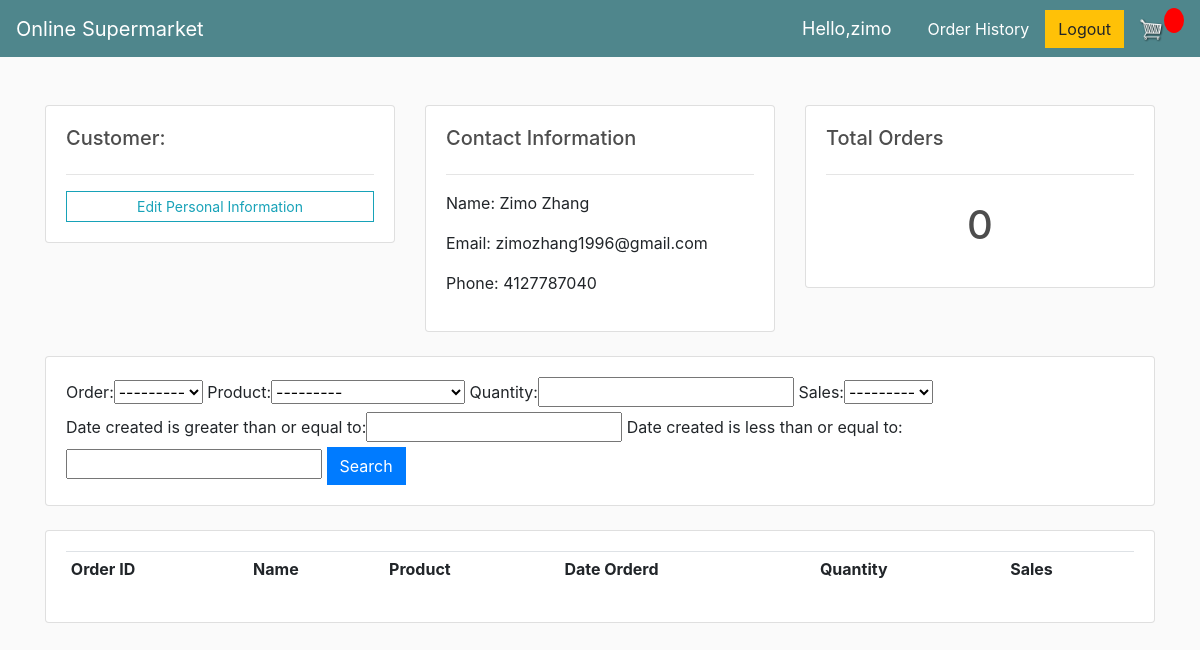
The app's page /order_history/1/ (signed in), older data.
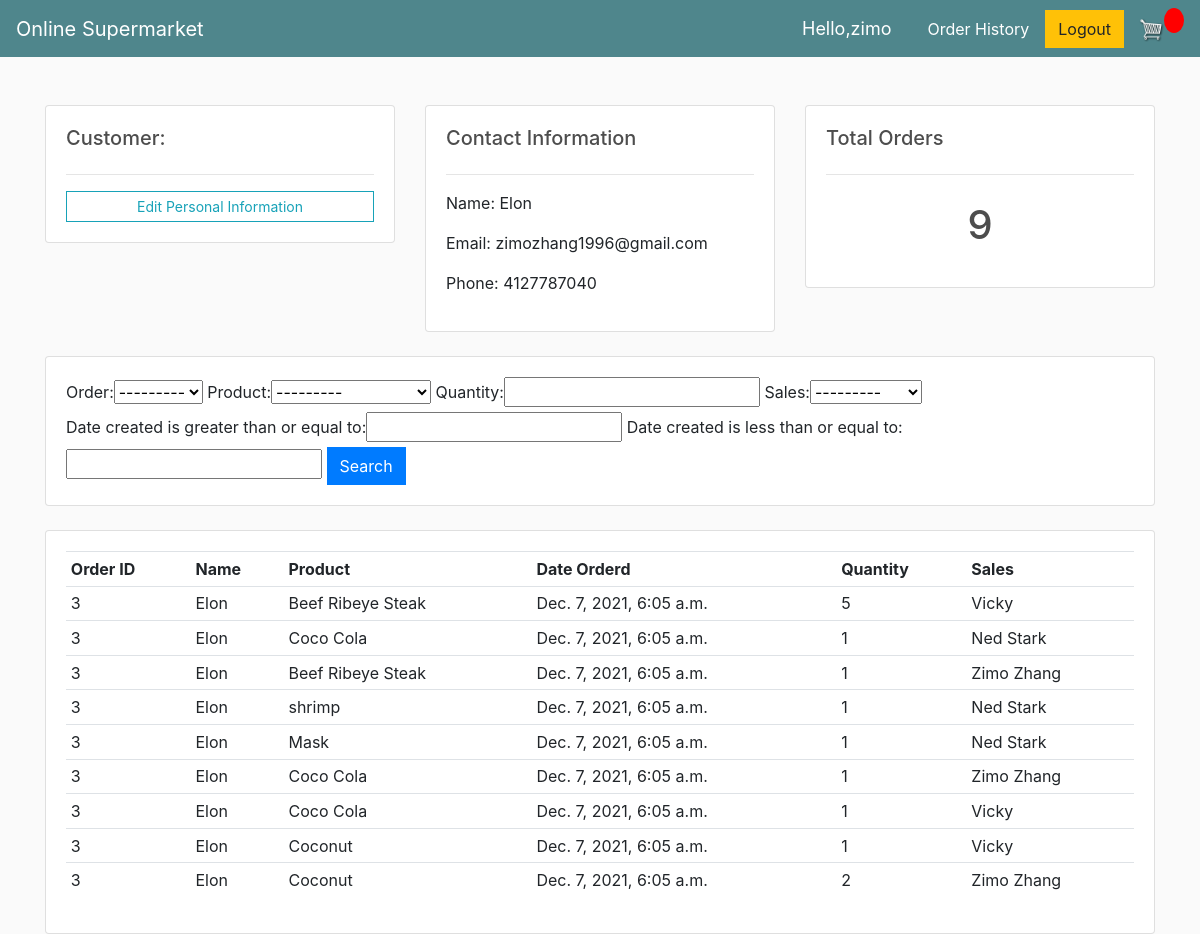
The same page, newer data.
### accounts/models.py (models this page shows, shortened)
class Customer(models.Model):
	CATEGORY = (
			('Home', 'Home'),
			('Business', 'Business'),
			)
	Gender = (
			('Male', 'Male'),
			('Female', 'Female'),
			)
	Marriage = (
			('Single', 'Single'),
			('Married', 'Married'),
			)
	user = models.OneToOneField(User, null=True, on_delete=models.CASCADE)
	name = models.CharField(max_length=200, null = True)
	email = models.EmailField(max_length=200, null = True)
	phone = models.CharField(max_length=10, null = True)
	address = models.CharField(max_length=200, null = True)
	city = models.CharField(max_length=200, null = True)
	zipcode = models.CharField(max_length=200, null = True)
	kind = models.CharField(max_length=200, choices = CATEGORY, null = True)
	age = models.IntegerField(default=0, null = True)
	income = models.IntegerField(default=0, null = True)
	gender = models.CharField(max_length=200, choices = Gender, null = True)
	marriage = models.CharField(max_length=200, choices = Marriage, null = True)
	business =  models.CharField(max_length=200, null = True)
	business_income = models.CharField(max_length=200, null = True)
	def __str__(self):
		return self.name

class OrderItem(models.Model):
	customer = models.ForeignKey(Customer, on_delete=models.PROTECT)
	order = models.ForeignKey(Order, on_delete=models.SET_NULL, null=True)
	product = models.ForeignKey(Product, on_delete= models.PROTECT)
	quantity = models.IntegerField(default=0)
	date_created = models.DateTimeField(auto_now_add=True, null=True)
	sales = models.ForeignKey(Sales, on_delete= models.PROTECT)

class Order(models.Model):
	customer = models.ForeignKey(Customer, on_delete=models.SET_NULL, null=True, blank=True)
	date_ordered = models.DateTimeField(auto_now_add=True, null=True)
	complete = models.BooleanField(default=False)
	transaction_id = models.CharField(max_length=100, null=True)
	sales = models.ForeignKey(Sales, on_delete=models.PROTECT)
	def __str__(self):
		return str(self.id)

class Product(models.Model):
	CATEGORY = (
			('Seafood', 'Seafood'),
			('Beauty', 'Beauty'),
			('Wine, Beer & Spirits', 'Wine, Beer & Spirits'),
			('Meat', 'Meat'),
			('Snack', 'Snack'),
			)
	name = models.CharField(max_length=200)
	price = models.FloatField()
	category = models.CharField(max_length=200, choices=CATEGORY)
	inventory = models.IntegerField(default=100)
	store = models.ForeignKey(Store, on_delete=models.PROTECT, null = True)
	image = models.ImageField(null=True, blank=True)
	def __str__(self):
		return self.name

class Sales(models.Model):
	CATEGORY = (
			('Sales', 'Sales'),
			('Store Manager', 'Store Manager'),
			('Region Manager', 'Region Manager'),
			)
	name = models.CharField(max_length=200)
	address = models.CharField(max_length=200, null=True)
	email = models.EmailField(max_length=200, null=True)
	title = models.CharField(max_length=200, choices=CATEGORY)
	store = models.ForeignKey(Store, on_delete=models.PROTECT)
	salary = models.FloatField(default=3000)
	def __str__(self):
		return self.name

### accounts/views.py (the view)
# urls.py: path('order_history/<str:pk>/', views.order_history, name="order_history"),
@login_required(login_url='login')
def order_history(request, pk):
	customer = Customer.objects.get(id=pk)
	orders = customer.orderitem_set.all()
	orders = orders.filter(order__complete=True).order_by('-date_created')
	order_count = orders.count()
	myFilter = OrderFilter(request.GET, queryset=orders)
	orders = myFilter.qs
	transactions = customer.order_set.all()
	context = {'customer': customer, 'orders': orders, 'order_count': order_count,
			   'myFilter': myFilter, 'transactions': transactions}
	return render(request, 'store/order_history.html', context)

### accounts/templates/store/order_history.html
{% extends 'store/user-page.html' %}
{% load static %}
{% block content %}
	<br>
<div class="row">
	<div class="col-md">
		<div class="card card-body">
			<h5>Customer:</h5>
			<hr>
			<a class="btn btn-outline-info  btn-sm btn-block" href="{% url 'user_update_user' customer.id %}">Edit Personal Information</a>
		</div>
	</div>
	<div class="col-md">
		<div class="card card-body">
			<h5>Contact Information</h5>
			<hr>
			<p>Name: {{customer.name}}</p>
			<p>Email: {{customer.email}}</p>
			<p>Phone: {{customer.phone}}</p>
		</div>
	</div>
	<div class="col-md">
		<div class="card card-body">
			<h5>Total Orders</h5>
			<hr>
			<h1 style="text-align: center;padding: 10px">{{order_count}}</h1>
		</div>
	</div>
</div>
<br>
<div class="row">
	<div class="col">
		<div class="card card-body">
			<form method="get">
				{{myFilter.form}}
		    <button class="btn btn-primary" type="submit">Search</button>
		  </form>
		</div>
	</div>
</div>
<br>
<div class="row">
	<div class="col-md">
		<div class="card card-body">
			<table class="table table-sm">
				<tr>
                    <th>Order ID</th>
					<th>Name</th>
					<th>Product</th>
					<th>Date Orderd</th>
					<th>Quantity</th>
                    <th>Sales</th>
				</tr>
				{% for order in orders %}
				<tr>
                    <td>{{order.order.id}}</td>
					<td>{{order.customer}}</td>
					<td>{{order.product}}</td>
					<td>{{order.order.date_ordered}}</td>
					<td>{{order.quantity}}</td>
                    <td>{{order.sales}}</td>
				</tr>
				{% endfor %}
			</table>
		</div>
	</div>
</div>
{% endblock %}

Row changes from the older to the newer data that the page shows:
changed Customer "zimozhang1996@gmail.com": name "Zimo Zhang" → "Elon"
added OrderItem: order.id "3", customer "Elon", product "Beef Ribeye Steak", order.date_ordered "Dec. 7, 2021, 6:05 a.m.", quantity "5", sales "Vicky"
added OrderItem: order.id "3", customer "Elon", product "Coco Cola", order.date_ordered "Dec. 7, 2021, 6:05 a.m.", quantity "1", sales "Ned Stark"
added OrderItem: order.id "3", customer "Elon", product "Beef Ribeye Steak", order.date_ordered "Dec. 7, 2021, 6:05 a.m.", quantity "1", sales "Zimo Zhang"
added OrderItem: order.id "3", customer "Elon", product "shrimp", order.date_ordered "Dec. 7, 2021, 6:05 a.m.", quantity "1", sales "Ned Stark"
added OrderItem: order.id "3", customer "Elon", product "Mask", order.date_ordered "Dec. 7, 2021, 6:05 a.m.", quantity "1", sales "Ned Stark"
added OrderItem: order.id "3", customer "Elon", product "Coco Cola", order.date_ordered "Dec. 7, 2021, 6:05 a.m.", quantity "1", sales "Zimo Zhang"
added OrderItem: order.id "3", customer "Elon", product "Coco Cola", order.date_ordered "Dec. 7, 2021, 6:05 a.m.", quantity "1", sales "Vicky"
added OrderItem: order.id "3", customer "Elon", product "Coconut", order.date_ordered "Dec. 7, 2021, 6:05 a.m.", quantity "1", sales "Vicky"
added OrderItem: order.id "3", customer "Elon", product "Coconut", order.date_ordered "Dec. 7, 2021, 6:05 a.m.", quantity "2", sales "Zimo Zhang"
Text that changed along with them:
{{ order_count }}: "0" → "9"
